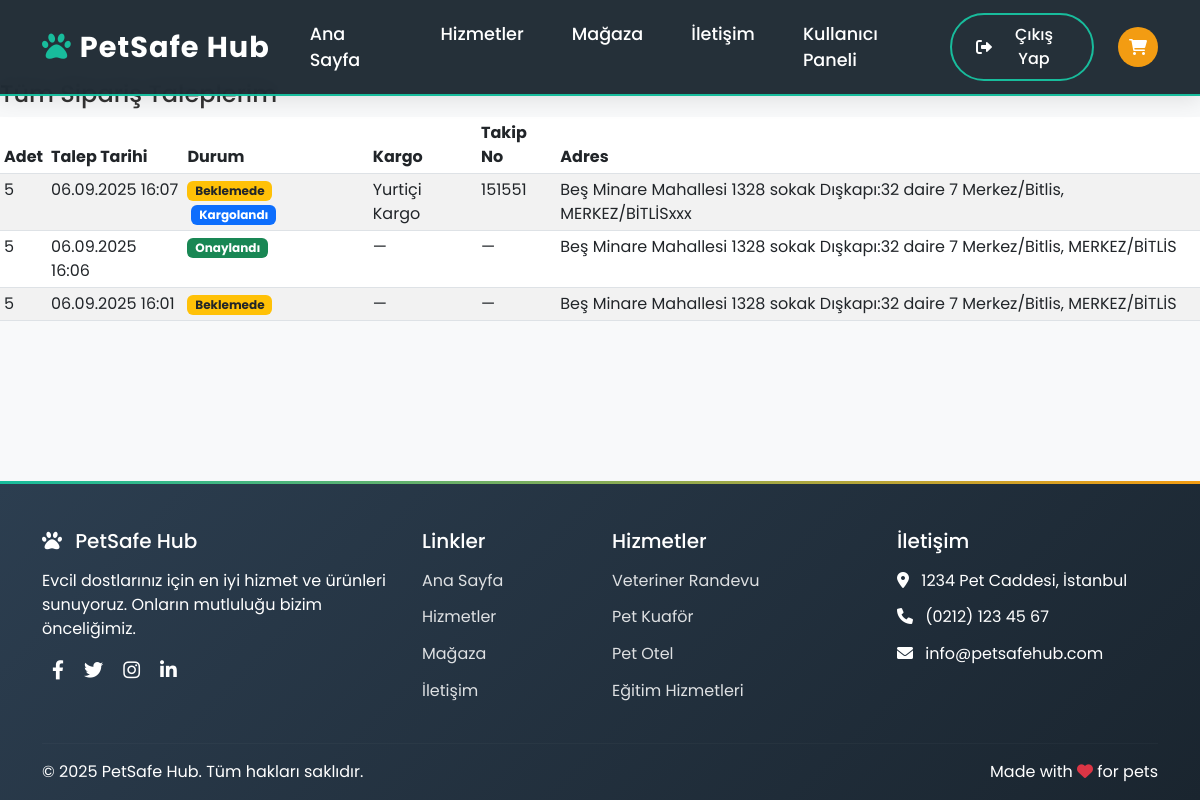
Screenshot of /veteriner/siparisler/ (signed in) with the database file from the repository.
### veteriner/models.py (models this page shows, shortened)
class SiparisIstemi(models.Model):
    veteriner = models.ForeignKey(Veteriner, on_delete=models.CASCADE, related_name='siparis_istekleri')
    talep_edilen_adet = models.PositiveIntegerField(default=5, validators=[MinValueValidator(5)])
    talep_tarihi = models.DateTimeField(auto_now_add=True)
    onaylandi = models.BooleanField(default=False)
    onay_tarihi = models.DateTimeField(null=True, blank=True)
    kargolandimi = models.BooleanField(default=False)
    kargo_tarihi = models.DateTimeField(null=True, blank=True)
    kargo_sirketi = models.CharField(max_length=20, choices=KARGO_SECENEKLERI, blank=True)
    kargo_takip_no = models.CharField(max_length=100, blank=True)
    farkli_adres_kullan = models.BooleanField(default=False)
    il = models.CharField(max_length=50, blank=True)
    ilce = models.CharField(max_length=50, blank=True)
    adres_detay = models.TextField(blank=True)
    numune_mi = models.BooleanField(default=False)
    odeme_durumu = models.CharField(max_length=12, choices=ODEME_DURUM_SEC, default=OD_BEKE)
    odeme_tutari = models.DecimalField(max_digits=10, decimal_places=2, null=True, blank=True)
    odeme_para_birimi = models.CharField(max_length=6, default='TRY')
    odeme_yontemi = models.CharField(max_length=10, choices=ODEME_YONTEM_SEC, blank=True)
    odeme_alinma_tarihi = models.DateTimeField(null=True, blank=True)
    @property
    def gonderim_adresi(self) -> str:
        if self.farkli_adres_kullan and self.il and self.ilce and self.adres_detay:
            return f"{self.adres_detay}, {self.ilce}/{self.il}"
        v = self.veteriner
        return f"{v.adres_detay}, {v.ilce}/{v.il}".strip(", /")

class Veteriner(models.Model):
    ad = models.CharField(max_length=150)
    telefon = models.CharField(max_length=30, blank=True)
    email = models.EmailField(blank=True)
    il = models.CharField(max_length=50, blank=True)
    ilce = models.CharField(max_length=50, blank=True)
    adres_detay = models.TextField(blank=True)
    kullanici = models.OneToOneField(
        User, null=True, blank=True,
        on_delete=models.SET_NULL, related_name='veteriner_profili'
    )
    aktif = models.BooleanField(default=True)
    olusturulma = models.DateTimeField(auto_now_add=True)
    odeme_modeli = models.CharField(max_length=10, choices=ODEME_SECENEKLERI, default=ODEME_PESIN)
    tahsis_sayisi = models.PositiveIntegerField(default=0)
    satis_sayisi = models.PositiveIntegerField(default=0)

### veteriner/views.py (the view)
# urls.py: path("siparisler/", views.siparis_listesi, name="siparis_listesi"),
@login_required
def siparis_listesi(request):
    vet = getattr(request.user, 'veteriner_profili', None)
    if vet is None or not vet.il or not vet.adres_detay:
        return redirect("veteriner:veteriner_profil_tamamla")
    qs = SiparisIstemi.objects.filter(veteriner=vet).order_by('-talep_tarihi')
    page_obj = Paginator(qs, 25).get_page(request.GET.get("page"))
    return render(request, "veteriner/liste_siparis.html", {"page_obj": page_obj})

### courseapp/context_processors.py (called while the page is built, shortened)
def sepet_ozeti(request):
    sepet = request.session.get('sepet', {})
    if isinstance(sepet, list):  # Eski liste ise dict'e çevir (hata önle)
        new_sepet = {}
        for pk in sepet:
            new_sepet[str(pk)] = new_sepet.get(str(pk), 0) + 1
        request.session['sepet'] = new_sepet
        sepet = new_sepet
    sepet_items = []
    toplam = 0
    adet = 0
    return {
        'sepet_items': sepet_items,
        'sepet_toplam': toplam,
        'sepet_adet': adet,
    }

### veteriner/templates/veteriner/liste_siparis.html (shortened to what this page needs)
{% extends "ana.html" %}
{% block content %}
<h4>Tüm Sipariş Taleplerim</h4>
<table class="table table-striped table-sm">
  <thead>
    <tr>
      <th>Adet</th><th>Talep Tarihi</th><th>Durum</th>
      <th>Kargo</th><th>Takip No</th><th>Adres</th>
    </tr>
  </thead>
  <tbody>
  {% for s in page_obj %}
    <tr>
      <td>{{ s.talep_edilen_adet }}</td>
      <td>{{ s.talep_tarihi|date:"d.m.Y H:i" }}</td>
      <td>
        {% if s.onaylandi %}<span class="badge bg-success">Onaylandı</span>
        {% else %}<span class="badge bg-warning text-dark">Beklemede</span>{% endif %}
        {% if s.kargolandimi %}<span class="badge bg-primary ms-1">Kargolandı</span>{% endif %}
      </td>
      <td>{{ s.get_kargo_sirketi_display|default:"—" }}</td>
      <td>{{ s.kargo_takip_no|default:"—" }}</td>
      <td>{{ s.gonderim_adresi }}</td>
    </tr>
  {% empty %}
    <tr><td colspan="6" class="text-muted">Kayıt yok.</td></tr>
  {% endfor %}
  </tbody>
</table>
{% endblock %}

### rows the page displays
SiparisIstemi: talep_edilen_adet "5", talep_tarihi "06.09.2025 16:07", onaylandi "Beklemede", kargolandimi "Kargolandı", kargo_sirketi "Yurtiçi Kargo", kargo_takip_no "151551", gonderim_adresi "Beş Minare Mahallesi 1328 sokak Dışkapı:32 daire 7 Merkez/Bitlis, MERKEZ/BİTLİSxxx"
SiparisIstemi: talep_edilen_adet "5", talep_tarihi "06.09.2025 16:06", onaylandi "Onaylandı", kargo_sirketi "—", kargo_takip_no "—", gonderim_adresi "Beş Minare Mahallesi 1328 sokak Dışkapı:32 daire 7 Merkez/Bitlis, MERKEZ/BİTLİS"
SiparisIstemi: talep_edilen_adet "5", talep_tarihi "06.09.2025 16:01", onaylandi "Beklemede", kargo_sirketi "—", kargo_takip_no "—", gonderim_adresi "Beş Minare Mahallesi 1328 sokak Dışkapı:32 daire 7 Merkez/Bitlis, MERKEZ/BİTLİS"
